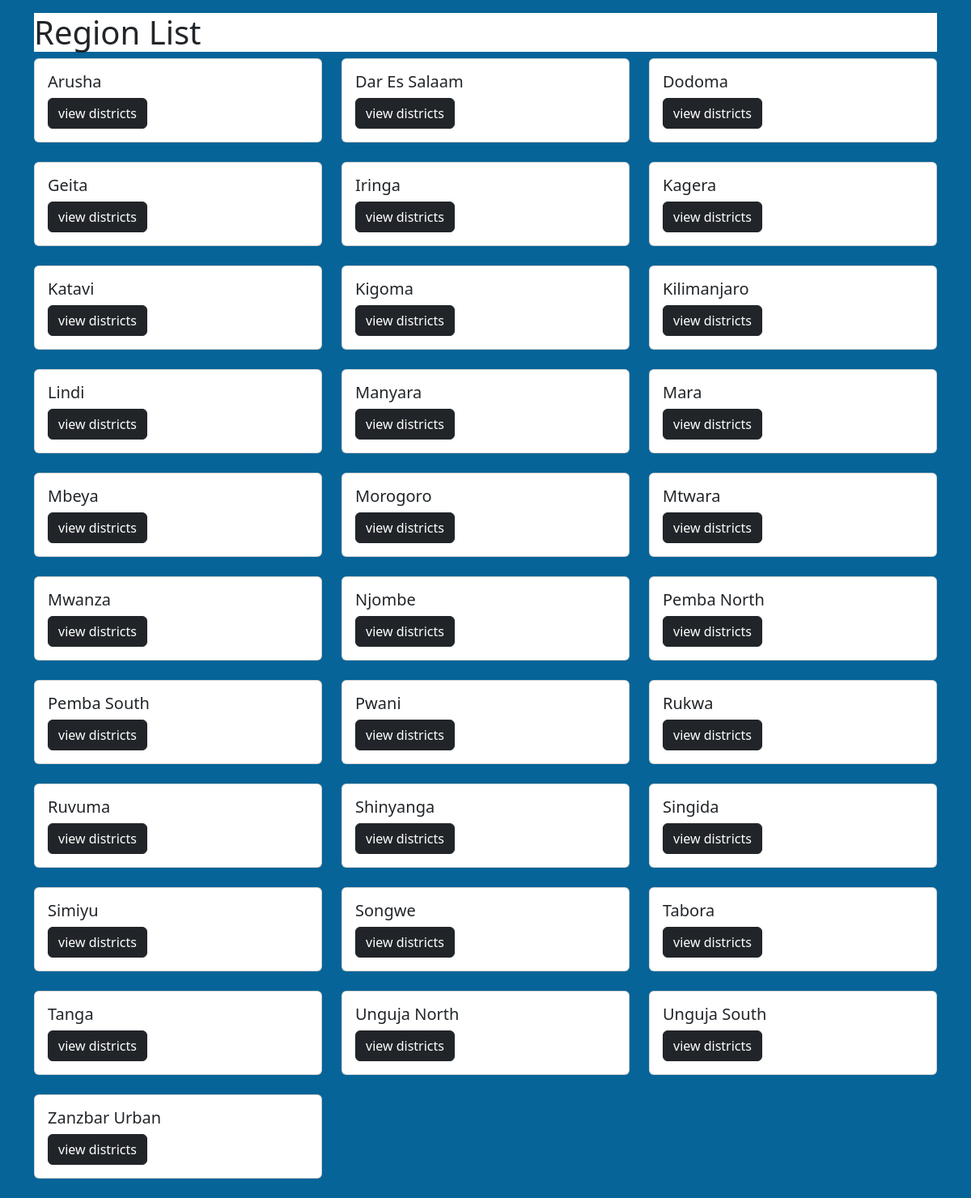
Screenshot of /location/regions/ with the database file from the repository.
### locationApp/models.py (models this page shows, shortened)
class Region(models.Model):
    name = models.CharField(max_length=100, unique=True)

### locationApp/views.py (the view)
# urls.py: path('regions/', region_list, name='regions'),
def region_list(request):
    regions = Region.objects.all()
    return render(request, 'locationApp/region.html', {'regions': regions})

### locationApp/templates/locationApp/region.html (shortened to what this page needs)
{% extends 'coreApp/base.html' %}
{% block content %}
  <div class="container mt-3">
    <div class="bg-white">
    <h1>Region List</h1>
    </div>
    <div class="row">
      {% for region in regions %}
        <div class="col-md-4 mb-4">
          <div class="card">
            <div class="card-body">
              <h5 class="card-title">{{ region.name }}</h5>
              <a type="button" class="btn btn-dark" data-bs-toggle="modal" data-bs-target="#myModal"> view districts</a>
            </div>
          </div>
        </div>
      {% endfor %}
    </div>
  </div>
{% endblock %}

### coreApp/templates/coreApp/base.html (style rules this page uses)
.body { background-color: #066498; font family: "Times New Roman"; }

### rows the page displays
Region: name "Arusha"
Region: name "Dar Es Salaam"
Region: name "Dodoma"
Region: name "Geita"
Region: name "Iringa"
Region: name "Kagera"
Region: name "Katavi"
Region: name "Kigoma"
Region: name "Kilimanjaro"
Region: name "Lindi"
Region: name "Manyara"
Region: name "Mara"
Region: name "Mbeya"
Region: name "Morogoro"
Region: name "Mtwara"
Region: name "Mwanza"
Region: name "Njombe"
Region: name "Pemba North"
Region: name "Pemba South"
Region: name "Pwani"
Region: name "Rukwa"
Region: name "Ruvuma"
Region: name "Shinyanga"
Region: name "Singida"
Region: name "Simiyu"
Region: name "Songwe"
Region: name "Tabora"
Region: name "Tanga"
Region: name "Unguja North"
Region: name "Unguja South"
Region: name "Zanzbar Urban"
